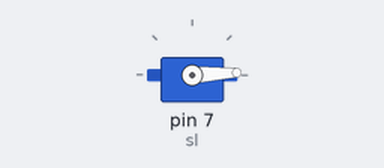
Bench run of a sketch on a simulated Arduino Uno, built with avr-gcc and run on an emulated ATmega328P. Shown: servo.

Above: at 0.05 s.
At 1.3 s:
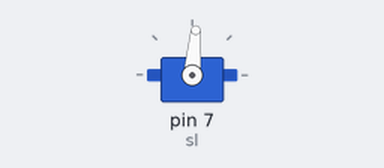
At 2.6 s:
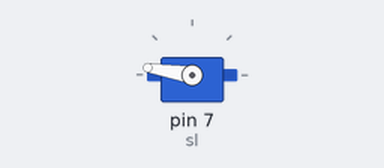
At 5.2 s:
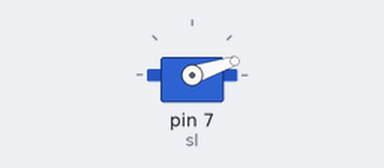
Timing chart, 0 to 7.1 s (numbered marks = the images above):
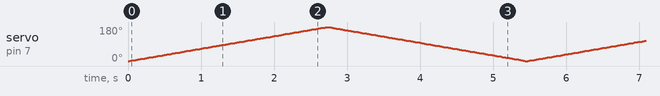

The sketch:

sketch_jul6a.ino
```cpp
#include <Servo.h>
Servo sl;
void setup() {
  sl.attach(7);
}

void loop() {
sl.write(0);
// sl.writeMicroseconds(700);
for(int i =0 ; i<=180;i++){
  sl.write(i);
  delay(15);
}
for( int i=180 ; i>=0;i--){
  sl.write(i);
  delay(15);
}
}
```
